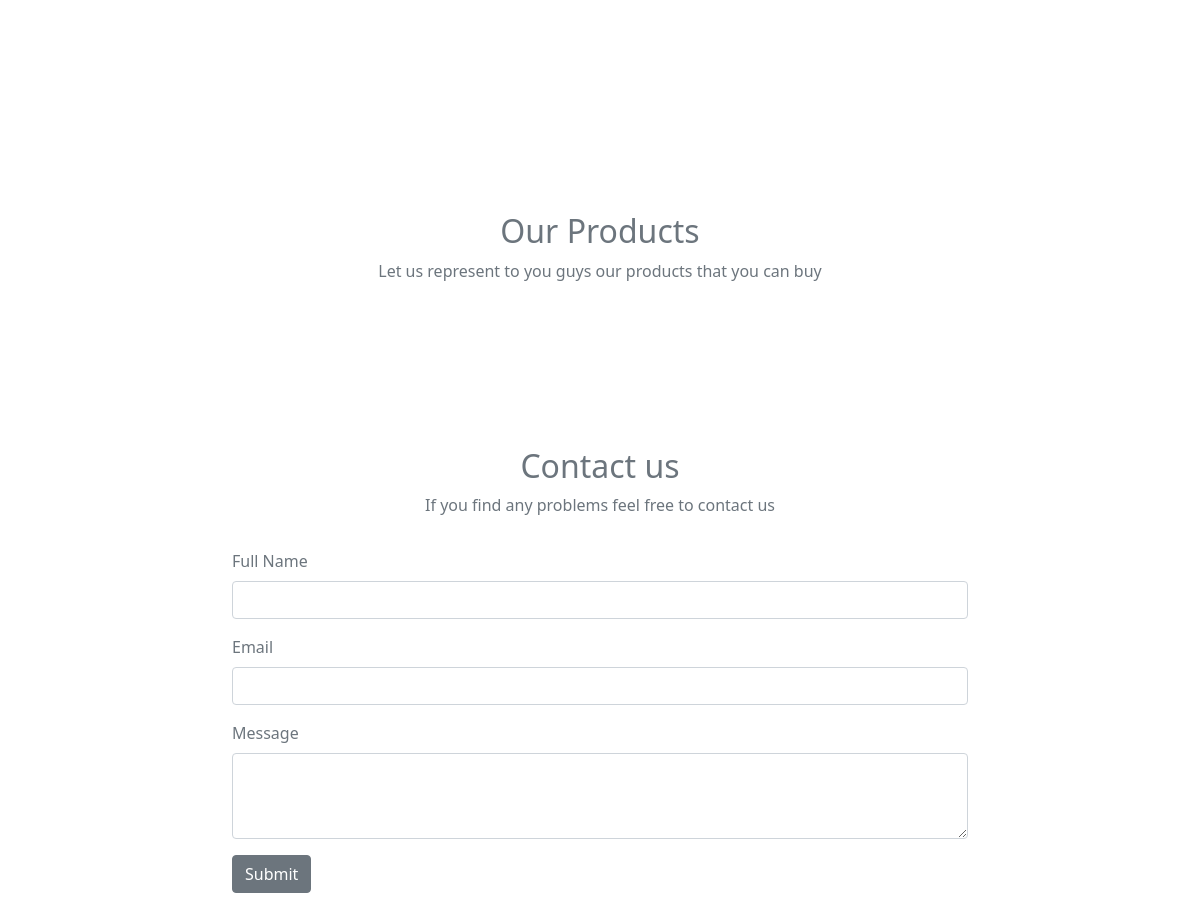
Before: / (lower part) with the older database file.
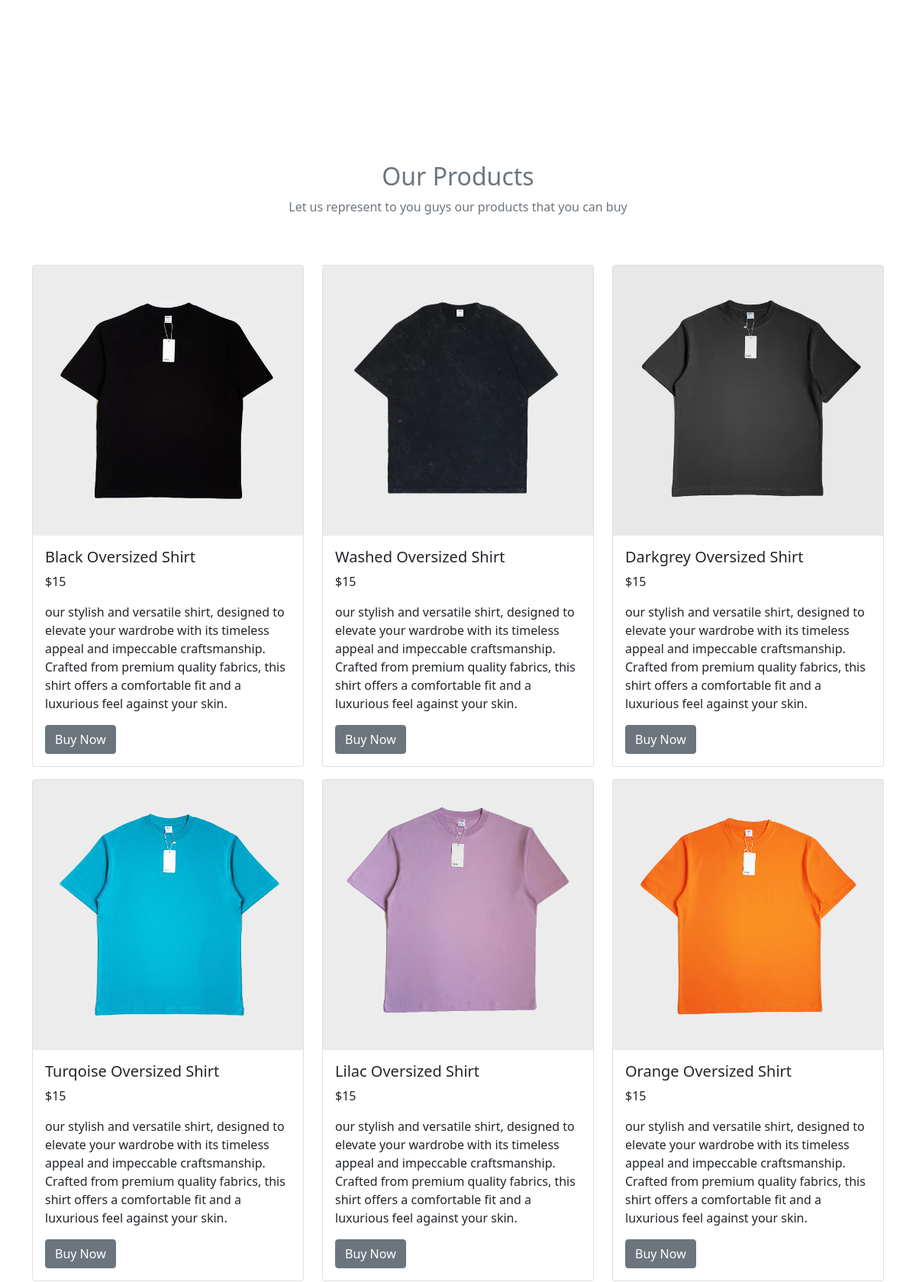
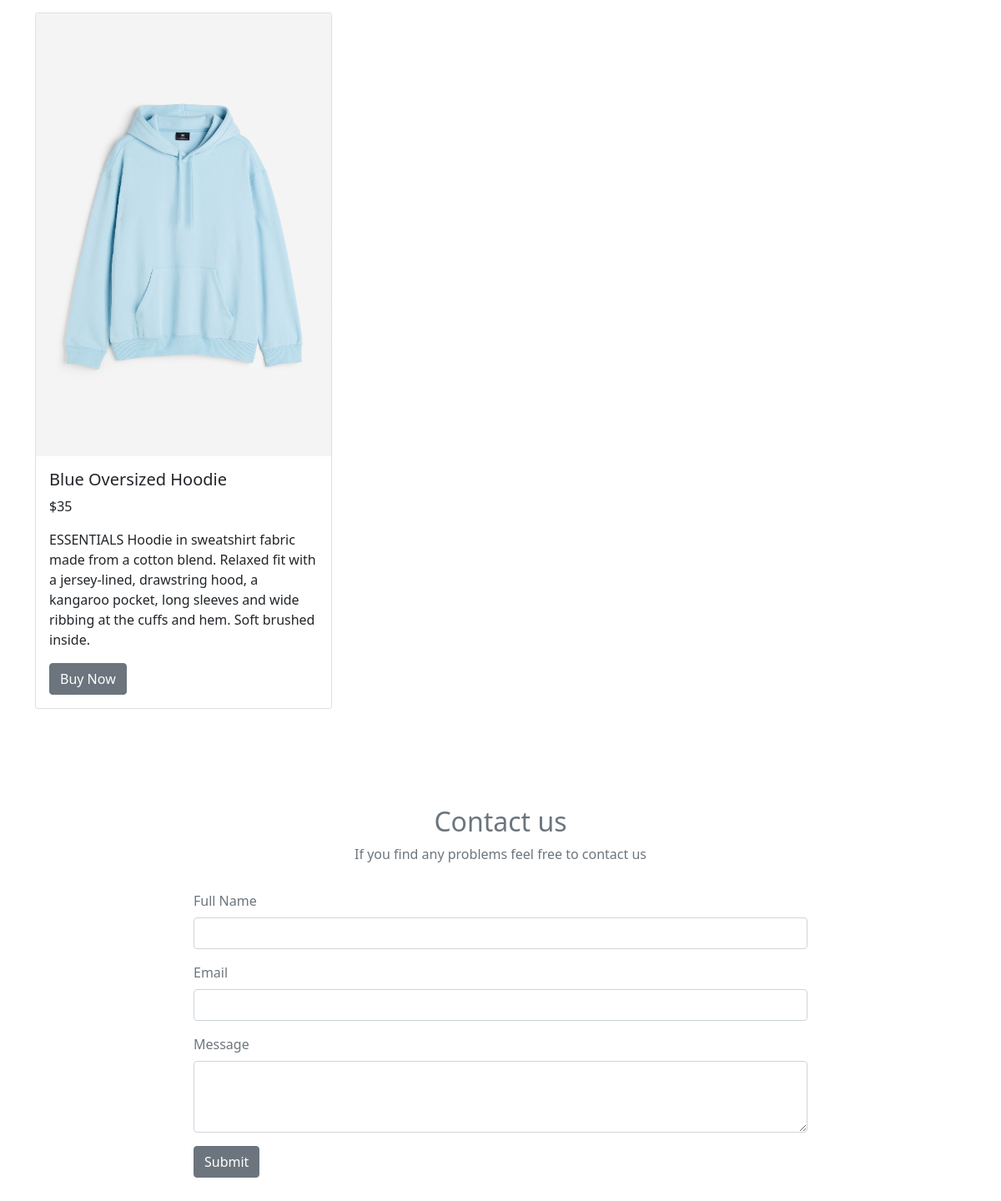
After: the same page with the newer database file (2 pictures, top to bottom).
### tables this page shows
CREATE TABLE `produk` (
  `id` int NOT NULL,
  `gambar` varchar(255) DEFAULT NULL,
  `nama_barang` varchar(255) DEFAULT NULL,
  `deskripsi` text,
  `harga` int DEFAULT NULL
);

### functions.php (called while the page is built, shortened)
<?php
function koneksi()
{
    $server = "localhost";
    $user = "root";
    $pass = "";
    $database = "tubes";
    return mysqli_connect($server, $user, $pass, $database);
}
function query($query)
{
    $conn = koneksi();
    $result = mysqli_query($conn, $query) or die(mysqli_error($conn));
    $rows = [];
    while ($row = mysqli_fetch_assoc($result)) {
        $rows[] = $row;
    }
    return $rows;
}

### index.php (the view, shortened to what this page needs)
<?php
require('functions.php');
if (isset($_GET['search'])) {
  $keyword = $_GET['keyword'];
  $query = "SELECT * FROM
  produk
  WHERE
  nama_barang LIKE '%$keyword%'
  ";
  $produk = query($query);
} else {
  $produk = query("SELECT * FROM produk");
}
?>
<!DOCTYPE html>
<html lang="en">
<head>
  <link rel="stylesheet" href="https://cdn.jsdelivr.net/npm/bootstrap-icons@1.10.3/font/bootstrap-icons.css" />
  <link href="https://cdn.jsdelivr.net/npm/bootstrap@5.1.3/dist/css/bootstrap.min.css" rel="stylesheet" />
  <link href="https://unpkg.com/aos@2.3.1/dist/aos.css" rel="stylesheet" />
  <link rel="stylesheet" href="style.css" />
</head>
<body>
  <section id="about" class="about section-padding">
  </section>
  <section id="products" class="member section-padding">
    <div class="container">
      <div class="row">
        <div class="col-md-12">
          <div class="section header text-center pb-5">
            <h2 data-aos="zoom-in" data-aos-duration="1000" class="text-secondary">
              Our Products
            </h2>
            <p data-aos="zoom-in-right" data-aos-duration="1000" class="text-secondary">
              Let us represent to you guys our products that you can buy
            </p>
          </div>
        </div>
      </div>
      <div id="search-container">
        <?php if ($produk) : ?>
          <div class="row">
            <?php foreach ($produk as $prdk) : ?>
              <div class="col-md-4 mb-3">
                <div class="card">
                  <img src="img/<?= $prdk['gambar']; ?>" class="card-img-top" alt="#" data-aos="fade-right" data-aos-duration="1000" width="233" />
                  <div class="card-body">
                    <h5 data-aos="fade-right" data-aos-duration="3000"><?= $prdk['nama_barang']; ?></h5>
                    <p>$<?= $prdk['harga']; ?></p>
                    <p class="card-text" data-aos="fade-right" data-aos-duration="3000">
                      <?= $prdk['deskripsi']; ?>
                    </p>
                    <button type="submit" class="btn btn-secondary">Buy Now</button>
                  </div>
                </div>
              </div>
            <?php endforeach; ?>
          </div>
      </div>
    <?php endif; ?>
    </div>
  </section>
  <section id="contact">
    <div class="container">
      <div class="row text-center mb-3">
        <div class="col">
          <h2 class="text-secondary" data-aos="zoom-in" data-aos-duration="1500">
            Contact us
          </h2>
          <p class="text-secondary" data-aos="zoom-in-right" data-aos-duration="1500">
            If you find any problems feel free to contact us
          </p>
        </div>
      </div>
      <div class="row justify-content-center">
        <div class="col-md-8">
          <form>
            <div class="mb-3">
              <label for="name" class="form-label text-secondary">Full Name</label>
              <input type="text" class="form-control" id="name" aria-describedby="name" />
            </div>
            <div class="mb-3">
              <label for="email" class="form-label text-secondary">Email</label>
              <input type="email" class="form-control" id="email" aria-describedby="email" />
            </div>
            <div class="mb-3">
              <label for="message" class="form-label text-secondary">Message</label>
              <textarea class="form-control" id="message" rows="3"></textarea>
            </div>
            <button type="submit" class="btn btn-secondary">Submit</button>
          </form>
        </div>
      </div>
    </div>
  </section>
  <br /><br /><br /><br /><br /><br /><br /><br /><br />
</body>
</html>

### style.css (style rules this page uses)
* { scroll-behavior: smooth; }
body { background-color: #fff; }
.section-padding { padding: 100px 0; }

Changed rows visible on the page:
added produk: gambar (picture), nama_barang "Black Oversized Shirt", harga "15", deskripsi "our stylish and versatile shirt, designed to elevate your wardrobe with its timeless appeal and impeccable craftsmanship. Crafted from premium quality fabrics, this shirt offers a comfortable fit and a luxurious feel against your skin."
added produk: gambar (picture), nama_barang "Washed Oversized Shirt", harga "15", deskripsi "our stylish and versatile shirt, designed to elevate your wardrobe with its timeless appeal and impeccable craftsmanship. Crafted from premium quality fabrics, this shirt offers a comfortable fit and a luxurious feel against your skin."
added produk: gambar (picture), nama_barang "Darkgrey Oversized Shirt", harga "15", deskripsi "our stylish and versatile shirt, designed to elevate your wardrobe with its timeless appeal and impeccable craftsmanship. Crafted from premium quality fabrics, this shirt offers a comfortable fit and a luxurious feel against your skin."
added produk: gambar (picture), nama_barang "Turqoise Oversized Shirt", harga "15", deskripsi "our stylish and versatile shirt, designed to elevate your wardrobe with its timeless appeal and impeccable craftsmanship. Crafted from premium quality fabrics, this shirt offers a comfortable fit and a luxurious feel against your skin."
added produk: gambar (picture), nama_barang "Lilac Oversized Shirt", harga "15", deskripsi "our stylish and versatile shirt, designed to elevate your wardrobe with its timeless appeal and impeccable craftsmanship. Crafted from premium quality fabrics, this shirt offers a comfortable fit and a luxurious feel against your skin."
added produk: gambar (picture), nama_barang "Orange Oversized Shirt", harga "15", deskripsi "our stylish and versatile shirt, designed to elevate your wardrobe with its timeless appeal and impeccable craftsmanship. Crafted from premium quality fabrics, this shirt offers a comfortable fit and a luxurious feel against your skin."
added produk: gambar (picture), nama_barang "Blue Oversized Hoodie", harga "35", deskripsi "ESSENTIALS Hoodie in sweatshirt fabric made from a cotton blend. Relaxed fit with a jersey-lined, drawstring hood, a kangaroo pocket, long sleeves and wide ribbing at the cuffs and hem. Soft brushed inside."
